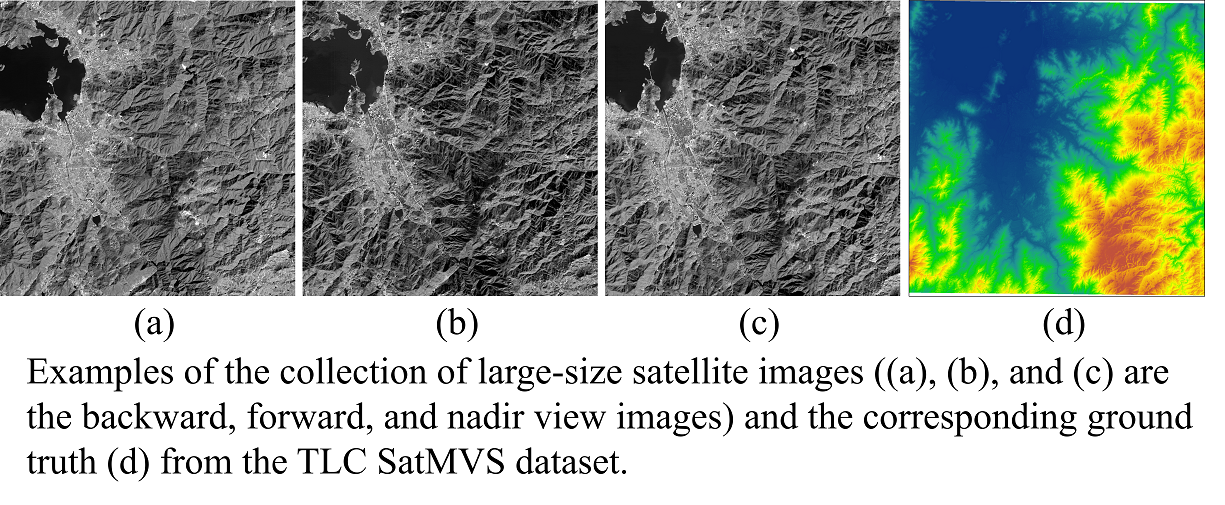
#> input picture figs/dataset1.png, 1225 x 505 px
$ python -i preprocess.py   (imports and definitions only)
#> lines starting #> are read from the running program, lines starting #| are printed output that depends on the picture
#> further down, picture is the input picture: PIL image 1225x505 RGBA; mean R, G, B, A 154.9, 164.4, 154.7, 255
"""
data preprocesses.
"""

import numpy as np
import cv2
import math
from PIL import Image, ImageEnhance, ImageOps, ImageFile
import random


# [149 lines left out: functions scale_rpc, scale_camera, scale_mvs_camera, scale_image, scale_input_rpc, crop_input_rpc and 3 more, not called in this run]


def image_augment(image):
    image = random_color(image)
    # image = randomGaussian(image, mean=0.2, sigma=0.3)

    return image


def random_color(image):
    random_factor = np.random.randint(1, 301) / 100.
    color_image = ImageEnhance.Color(image).enhance(random_factor)  # Image Color
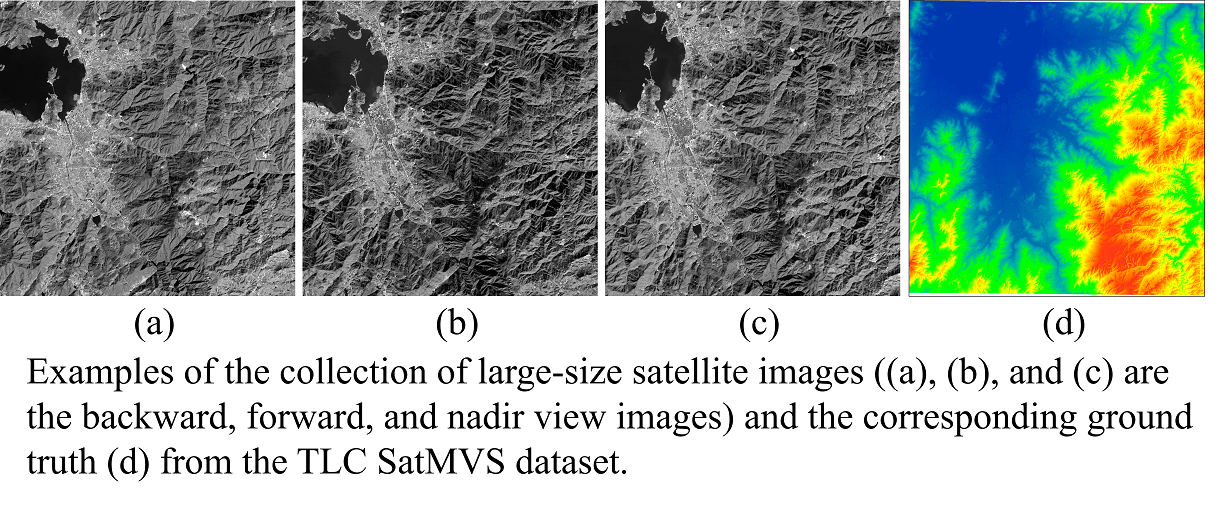
#> color_image: PIL image 1225x505 RGBA; mean R, G, B, A 153.2, 166.5, 156.4, 255
    random_factor = np.random.randint(10, 201) / 100.
    brightness_image = ImageEnhance.Brightness(color_image).enhance(random_factor)  # Image Brightness
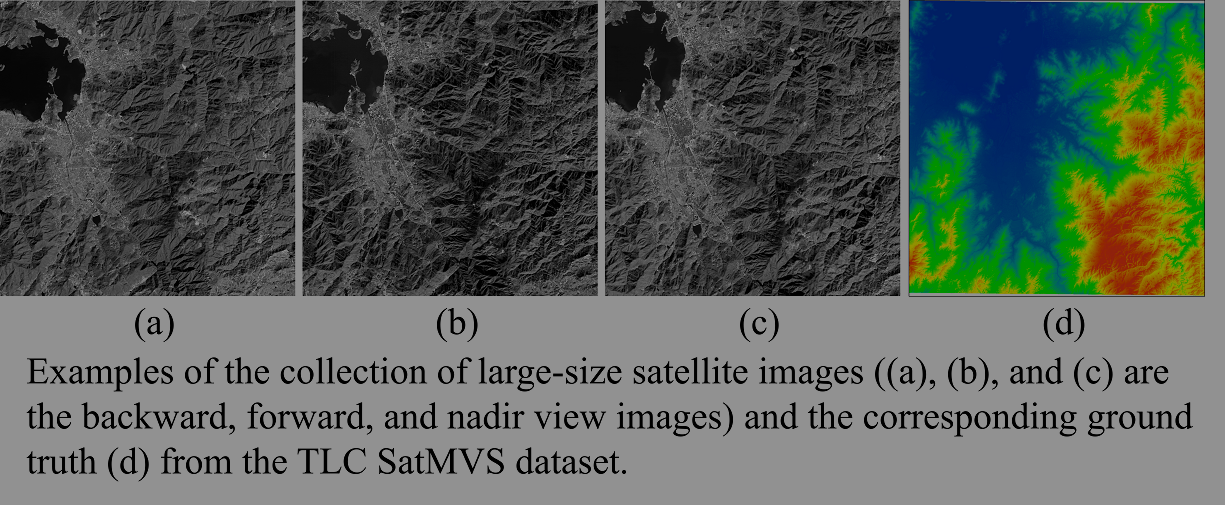
#> brightness_image: PIL image 1225x505 RGBA; mean R, G, B, A 87, 94.5, 88.8, 255
    random_factor = np.random.randint(10, 201) / 100.
    contrast_image = ImageEnhance.Contrast(brightness_image).enhance(random_factor)  # Image Contrast
    random_factor = np.random.randint(0, 301) / 100.
    sharpness_image = ImageEnhance.Sharpness(contrast_image).enhance(random_factor)  # Image Sharpness

    return sharpness_image


# [18 lines left out: function random_gaussian, not called in this run]

>>> from PIL import Image
>>> picture = Image.open('../figs/dataset1.png')
>>> result = image_augment(picture)

$ run again, on figs/dataset2.png
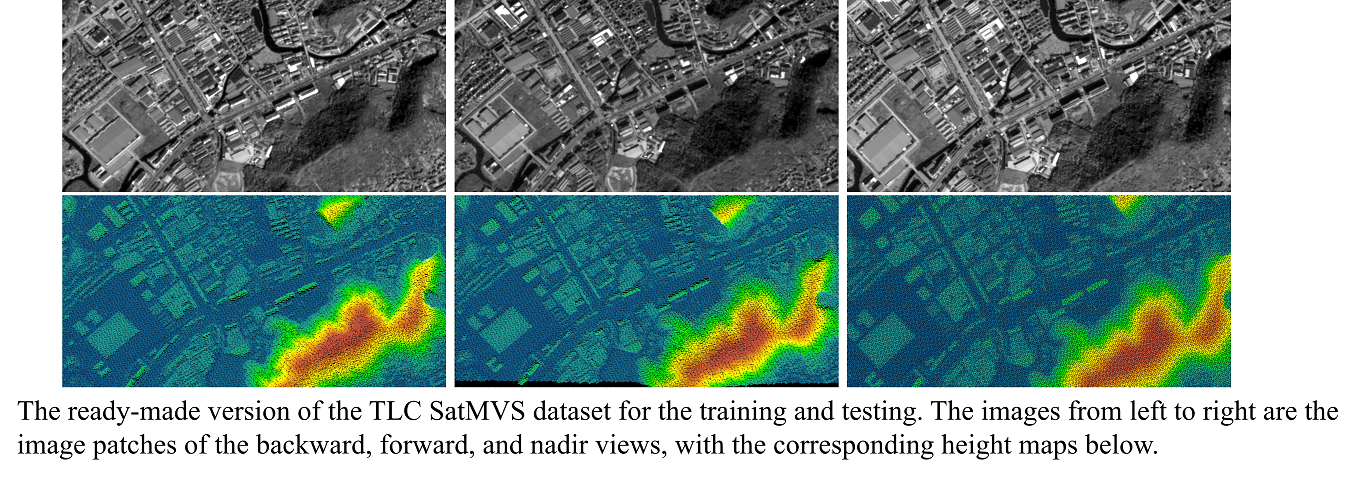
#> input picture figs/dataset2.png, 1364 x 477 px
#> picture is the input picture: PIL image 1364x477 RGBA; mean R, G, B, A 120.9, 143.9, 139.2, 255
#> in random_color, `color_image = ImageEnhance.Color(image).enhance(random_factor)`:
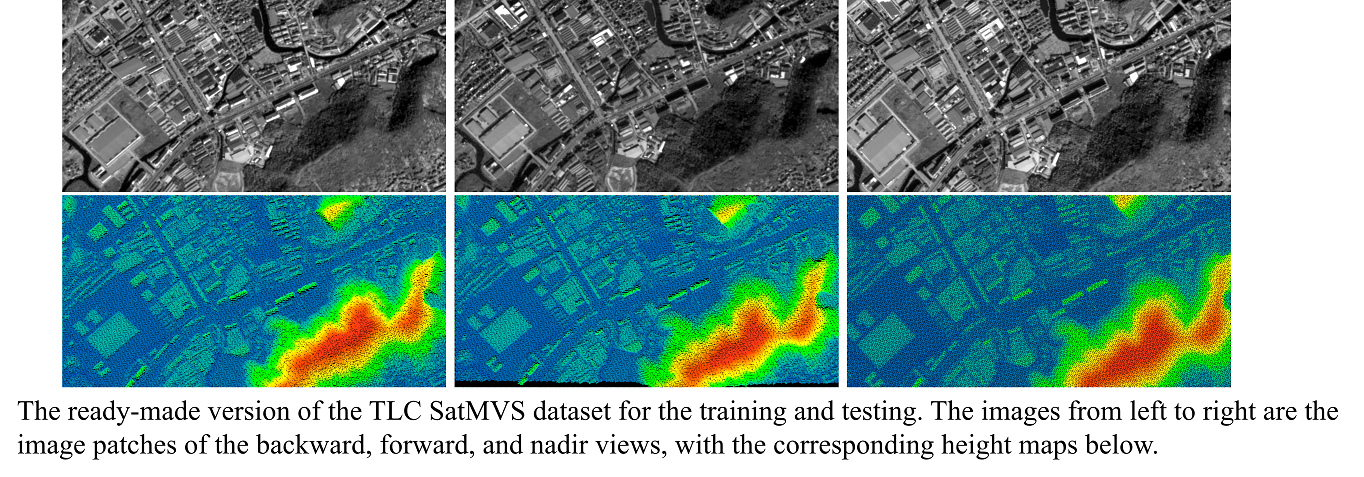
#> color_image: PIL image 1364x477 RGBA; mean R, G, B, A 116.1, 148.8, 145.6, 255
#> in random_color, `sharpness_image = ImageEnhance.Sharpness(contrast_image).enhance(rando..`:
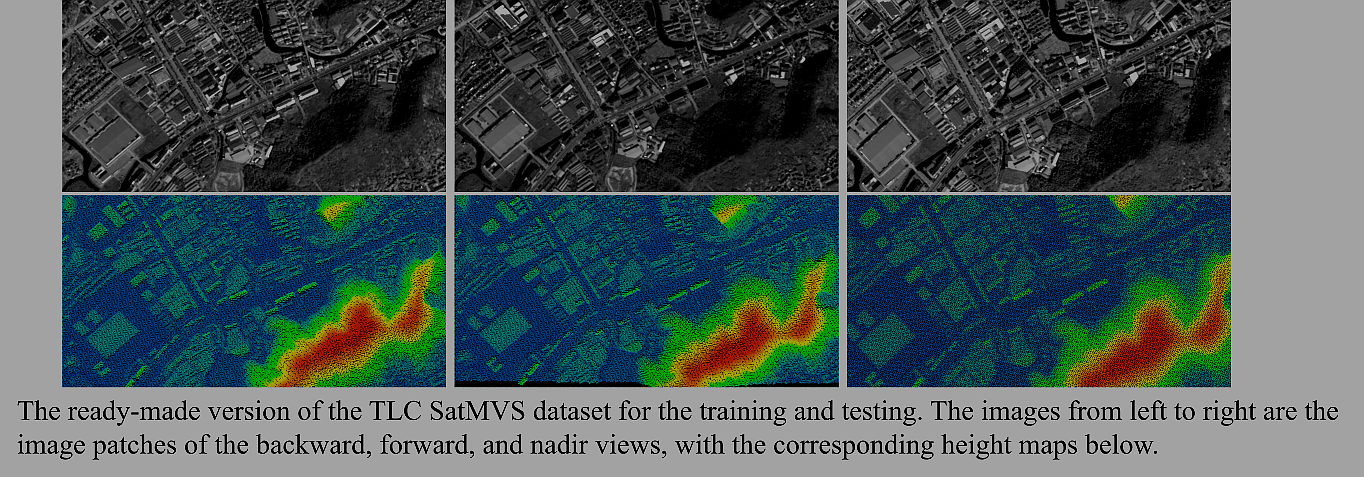
#> sharpness_image: PIL image 1364x477 RGBA; mean R, G, B, A 69.5, 86.6, 85.5, 255

$ run again, on figs/network.png
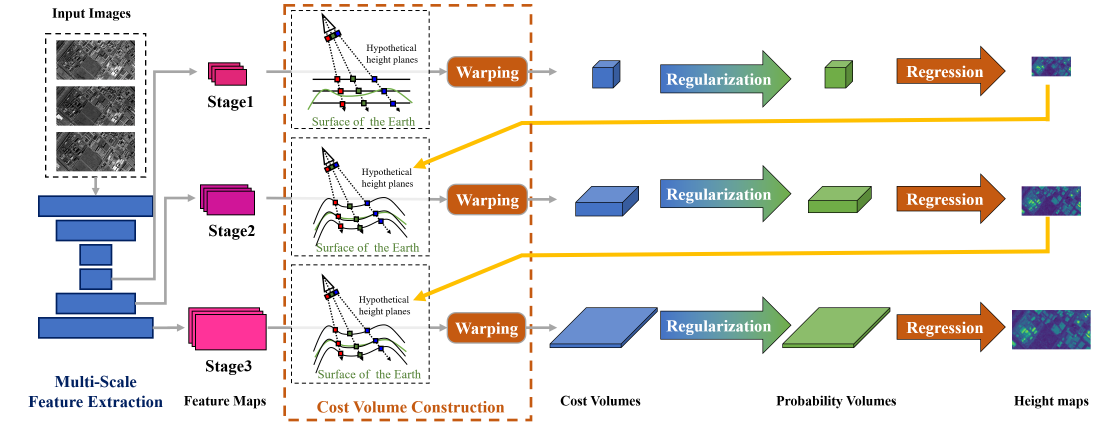
#> input picture figs/network.png, 3308 x 1279 px (shown at 1/3 size)
#> picture is the input picture: PIL image 3308x1279 RGBA; mean R, G, B, A 46.8, 43.8, 42.3, 66.5
#> in random_color, `brightness_image = ImageEnhance.Brightness(color_image).enhance(random..`:
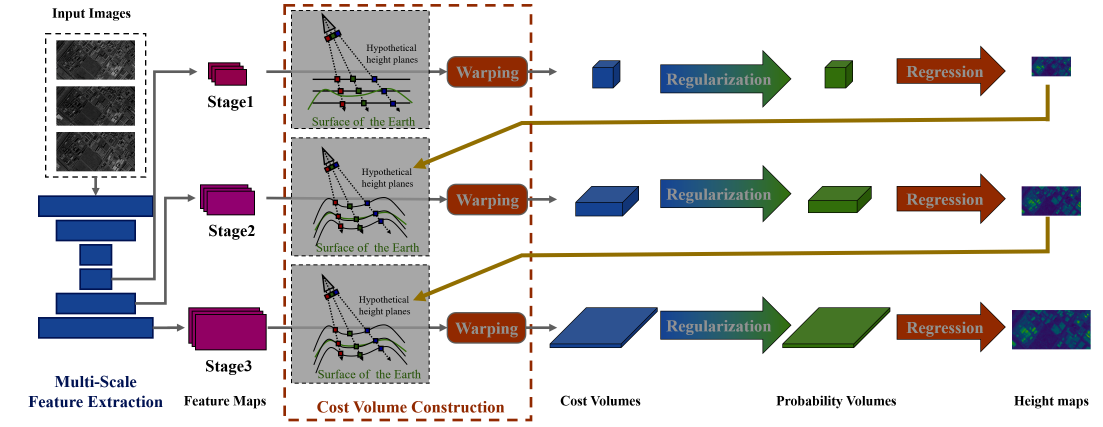
#> brightness_image: PIL image 3308x1279 RGBA (shown at 1/3 size); mean R, G, B, A 26.8, 24.6, 24.9, 66.5; transparent parts drawn white
#> in random_color, `contrast_image = ImageEnhance.Contrast(brightness_image).enhance(rando..`:
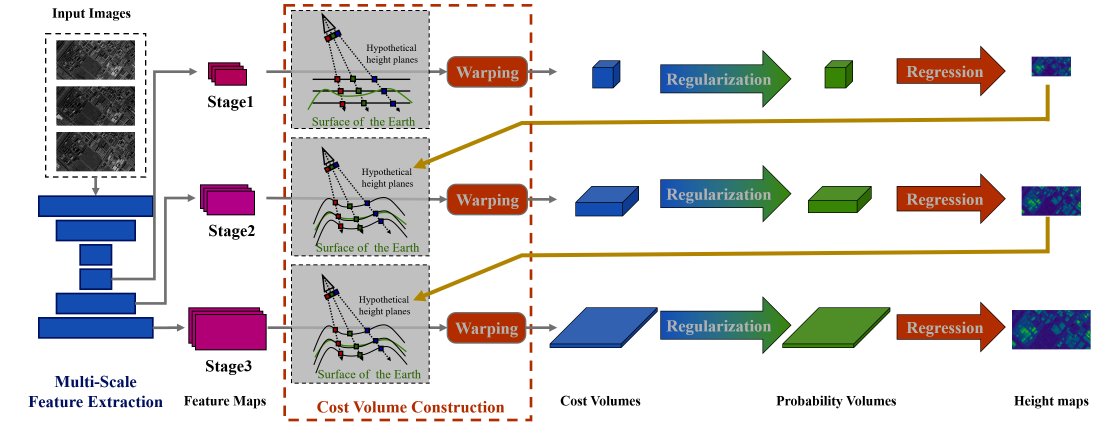
#> contrast_image: PIL image 3308x1279 RGBA (shown at 1/3 size); mean R, G, B, A 32.2, 29.4, 30.1, 66.5; transparent parts drawn white
